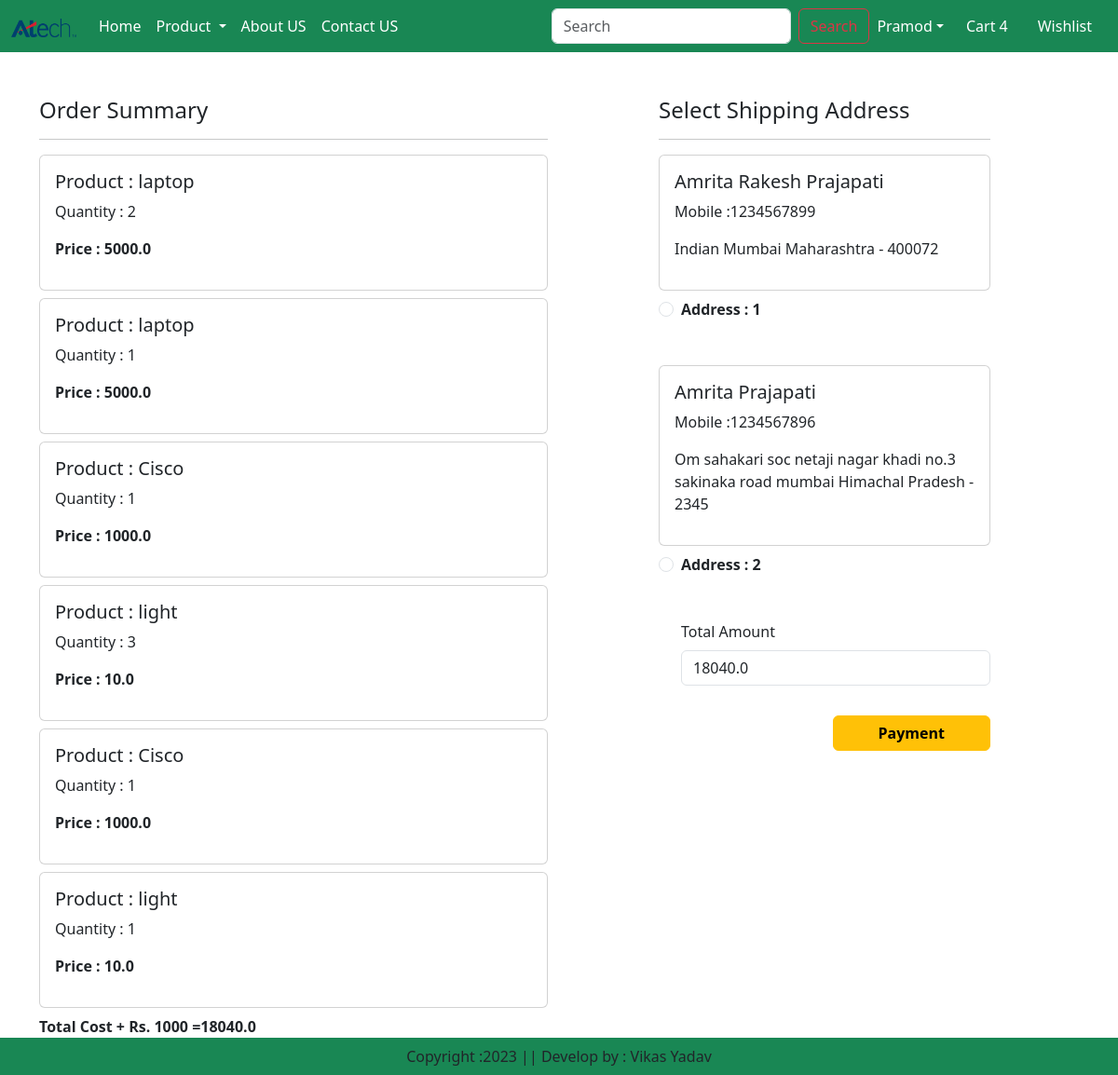
Screenshot of /checkout/ (signed in) with the database file from the repository.
### app/models.py (models this page shows, shortened)
class Cart(models.Model):
    user = models.ForeignKey(User,on_delete=models.CASCADE)
    product = models.ForeignKey(Product,on_delete=models.CASCADE)
    quantity = models.PositiveBigIntegerField(default=1)

class Product(models.Model):
    title = models.CharField(max_length=100)
    selling_price = models.FloatField()
    discount_price = models.FloatField()
    description = models.TextField()
    composition = models.TextField()
    prodapp = models.TextField(default='')
    category = models.CharField(choices=CATEGORY_CHOICES, max_length=2)
    product_images = models.ImageField(upload_to='product')

class Customer(models.Model):
    user = models.ForeignKey(User,on_delete=models.CASCADE)
    name = models.CharField(max_length=200)
    locality = models.CharField(max_length=200)
    city = models.CharField(max_length=300)
    mobile = models.IntegerField()
    zipcode = models.IntegerField()
    state   =   models.CharField(choices=STATE_CHOICES, max_length=100)

### app/views.py (the view)
# urls.py: path('checkout/', views.checkout.as_view(), name='checkout'),
class checkout(View):
    def get(self, request):
        user = request.user
        add = Customer.objects.filter(user=user)
        cart_items = Cart.objects.filter(user=user)
        famount =0
        for p in cart_items:
            value = p.quantity * p.product.discount_price
            famount = famount + value
        totalamount = famount + 1000
        return render(request,'app/checkout.html',locals())

### app/templates/app/checkout.html (shortened to what this page needs)
{% extends 'app/base.html' %}
{% load static %}
{% block main-content %}
<div class="container">
    <div class="row mt-5">
        <div class="col-sm-6">
            <h4>Order Summary</h4>
            <hr>
            {% for item in cart_items %}
                <div class="card mb-2">
                    <div class="card-body">
                        <h5>Product : {{item.product.title}}</h5>
                        <p>Quantity : {{item.quantity}}</p>
                        <p class='fw-bold'>Price : {{item.product.discount_price}}</p>
                    </div>
                </div>
            {% endfor %}
            <p class='fw-bold'>Total Cost + Rs. 1000 ={{totalamount}}</p>
            <small> Term and Condition: Only 7 days to Replacment availabe </small>
        </div>
        <div class="col-sm-4 offset-sm-1">
            <h4>Select Shipping Address </h4>
            <hr>
            <form action="" method="post" id='myform'>
                {% for ad in add %}
                    <div class="card">
                        <div class="card-body">
                            <h5>{{ad.name}}</h5>
                            <p>Mobile :{{ad.mobile}}</p>
                            <p>{{ad.locality}} {{ad.city}} {{ad.state}} - {{ad.zipcode}}</p>
                        </div>
                    </div>
                    <div class="form-check mt-2 mb-5">
                            <input class='form-check-input' type="radio" name="custid" id="custid{{forloop.counter}}" value='{{ad.id}}'>
                            <label class='form-check-label fw-bold' for="custadd {{forloop.counter}}">
                                Address : {{forloop.counter}}
                            </label>
                    </div>
                {% endfor %}
                <div class="form-check mb-3">
                    <label for="totalamount" class='form-label'>Total Amount</label>
                    <input type="number" class='form-control' name="totalamount" value={{totalamount}} readonly>
                </div>
                <div class="text-end">
                    <button id='rzp-button1' type="submit" class='btn btn-warning mt-3 px-5 fw-bold'>Payment</button>
                </div>
            </form>
        </div>
    </div>
</div>
{% endblock main-content %}

### rows the page displays
Cart: product "laptop", quantity "2", product.discount_price "5000.0"
Cart: product "laptop", quantity "1", product.discount_price "5000.0"
Cart: product "Cisco", quantity "1", product.discount_price "1000.0"
Cart: product "light", quantity "3", product.discount_price "10.0"
Cart: product "Cisco", quantity "1", product.discount_price "1000.0"
Cart: product "light", quantity "1", product.discount_price "10.0"
Customer: name "Amrita Rakesh Prajapati", mobile "1234567899", locality "Indian", city "Mumbai", state "Maharashtra", zipcode "400072"
Customer: name "Amrita Prajapati", mobile "1234567896", locality "Om sahakari soc netaji nagar khadi no.3 sakinaka road", city "mumbai", state "Himachal Pradesh", zipcode "2345"

### other values shown
{{ totalamount }} "18040.0"
